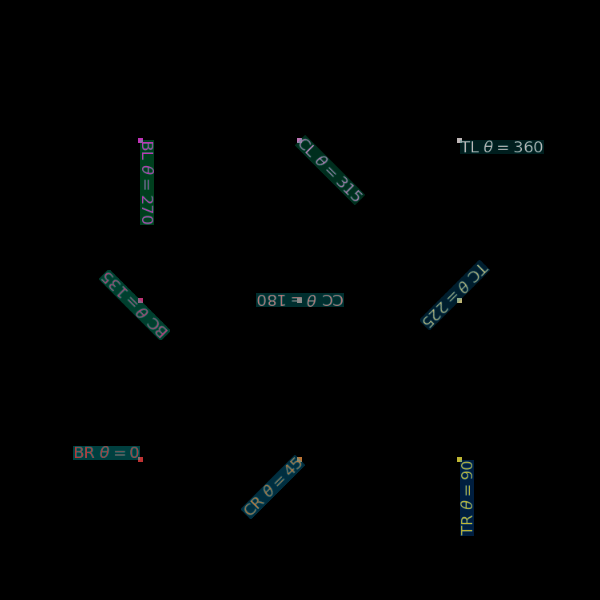

Write Python code to recreate this figure.
#!/usr/bin/env python

# Demonstrate vtkGL2PSExporter with vtkTextActor3D and MathText via matplotlib.

import vtkmodules.vtkInteractionStyle  # noqa: F401
import vtkmodules.vtkRenderingOpenGL2  # noqa: F401
import vtkmodules.vtkRenderingMatplotlib  # noqa: F401

import tempfile

from vtkmodules.vtkCommonCore import vtkPoints, vtkUnsignedCharArray
from vtkmodules.vtkCommonDataModel import vtkCellArray, vtkPolyData
from vtkmodules.vtkIOExportGL2PS import vtkGL2PSExporter
from vtkmodules.vtkRenderingCore import (
    vtkActor,
    vtkPolyDataMapper,
    vtkRenderWindow,
    vtkRenderWindowInteractor,
    vtkRenderer,
    vtkTextActor3D,
)

# Renderer
renderer = vtkRenderer()
renderer.SetBackground(0.0, 0.0, 0.0)

width = 600
height = 600
x = (100, 300, 500)
y = (100, 300, 500)

# Anchor points polydata for alignment reference
anchors = vtkPolyData()
points = vtkPoints()
anchors.SetPoints(points)
verts = vtkCellArray()
anchors.SetVerts(verts)
colors = vtkUnsignedCharArray()
colors.SetNumberOfComponents(4)
anchors.GetCellData().SetScalars(colors)

# row=0,col=0: Right/Bottom, orientation=0
actor_0_0 = vtkTextActor3D()
actor_0_0.GetTextProperty().SetJustificationToRight()
actor_0_0.GetTextProperty().SetVerticalJustificationToBottom()
actor_0_0.GetTextProperty().SetFontSize(20)
actor_0_0.GetTextProperty().SetOrientation(0.0)
actor_0_0.GetTextProperty().SetColor(0.75, 0.2, 0.2)
actor_0_0.GetTextProperty().SetBackgroundColor(0.0, 1.0, 1.0)
actor_0_0.GetTextProperty().SetBackgroundOpacity(0.25)
actor_0_0.SetPosition(100, 100, 0.0)
actor_0_0.SetInput("BR $\\theta = 0$")
pt_id = points.InsertNextPoint(100, 100, 0.0)
verts.InsertNextCell(1, [pt_id])
colors.InsertNextTuple4(191, 51, 51, 255)
renderer.AddActor(actor_0_0)

# row=0,col=1: Right/Centered, orientation=45
actor_0_1 = vtkTextActor3D()
actor_0_1.GetTextProperty().SetJustificationToRight()
actor_0_1.GetTextProperty().SetVerticalJustificationToCentered()
actor_0_1.GetTextProperty().SetFontSize(20)
actor_0_1.GetTextProperty().SetOrientation(45.0)
actor_0_1.GetTextProperty().SetColor(0.75, 0.46, 0.2)
actor_0_1.GetTextProperty().SetBackgroundColor(0.0, 0.74, 1.0)
actor_0_1.GetTextProperty().SetBackgroundOpacity(0.25)
actor_0_1.SetPosition(300, 100, 0.0)
actor_0_1.SetInput("CR $\\theta = 45$")
pt_id = points.InsertNextPoint(300, 100, 0.0)
verts.InsertNextCell(1, [pt_id])
colors.InsertNextTuple4(191, 117, 51, 255)
renderer.AddActor(actor_0_1)

# row=0,col=2: Right/Top, orientation=90
actor_0_2 = vtkTextActor3D()
actor_0_2.GetTextProperty().SetJustificationToRight()
actor_0_2.GetTextProperty().SetVerticalJustificationToTop()
actor_0_2.GetTextProperty().SetFontSize(20)
actor_0_2.GetTextProperty().SetOrientation(90.0)
actor_0_2.GetTextProperty().SetColor(0.75, 0.72, 0.2)
actor_0_2.GetTextProperty().SetBackgroundColor(0.0, 0.48, 1.0)
actor_0_2.GetTextProperty().SetBackgroundOpacity(0.25)
actor_0_2.SetPosition(500, 100, 0.0)
actor_0_2.SetInput("TR $\\theta = 90$")
pt_id = points.InsertNextPoint(500, 100, 0.0)
verts.InsertNextCell(1, [pt_id])
colors.InsertNextTuple4(191, 183, 51, 255)
renderer.AddActor(actor_0_2)

# row=1,col=0: Centered/Bottom, orientation=135
actor_1_0 = vtkTextActor3D()
actor_1_0.GetTextProperty().SetJustificationToCentered()
actor_1_0.GetTextProperty().SetVerticalJustificationToBottom()
actor_1_0.GetTextProperty().SetFontSize(20)
actor_1_0.GetTextProperty().SetOrientation(135.0)
actor_1_0.GetTextProperty().SetColor(0.75, 0.2, 0.46)
actor_1_0.GetTextProperty().SetBackgroundColor(0.0, 1.0, 0.74)
actor_1_0.GetTextProperty().SetBackgroundOpacity(0.25)
actor_1_0.SetPosition(100, 300, 0.0)
actor_1_0.SetInput("BC $\\theta = 135$")
pt_id = points.InsertNextPoint(100, 300, 0.0)
verts.InsertNextCell(1, [pt_id])
colors.InsertNextTuple4(191, 51, 117, 255)
renderer.AddActor(actor_1_0)

# row=1,col=1: Centered/Centered, orientation=180
actor_1_1 = vtkTextActor3D()
actor_1_1.GetTextProperty().SetJustificationToCentered()
actor_1_1.GetTextProperty().SetVerticalJustificationToCentered()
actor_1_1.GetTextProperty().SetFontSize(20)
actor_1_1.GetTextProperty().SetOrientation(180.0)
actor_1_1.GetTextProperty().SetColor(0.75, 0.46, 0.46)
actor_1_1.GetTextProperty().SetBackgroundColor(0.0, 0.74, 0.74)
actor_1_1.GetTextProperty().SetBackgroundOpacity(0.25)
actor_1_1.SetPosition(300, 300, 0.0)
actor_1_1.SetInput("CC $\\theta = 180$")
pt_id = points.InsertNextPoint(300, 300, 0.0)
verts.InsertNextCell(1, [pt_id])
colors.InsertNextTuple4(191, 117, 117, 255)
renderer.AddActor(actor_1_1)

# row=1,col=2: Centered/Top, orientation=225
actor_1_2 = vtkTextActor3D()
actor_1_2.GetTextProperty().SetJustificationToCentered()
actor_1_2.GetTextProperty().SetVerticalJustificationToTop()
actor_1_2.GetTextProperty().SetFontSize(20)
actor_1_2.GetTextProperty().SetOrientation(225.0)
actor_1_2.GetTextProperty().SetColor(0.75, 0.72, 0.46)
actor_1_2.GetTextProperty().SetBackgroundColor(0.0, 0.48, 0.74)
actor_1_2.GetTextProperty().SetBackgroundOpacity(0.25)
actor_1_2.SetPosition(500, 300, 0.0)
actor_1_2.SetInput("TC $\\theta = 225$")
pt_id = points.InsertNextPoint(500, 300, 0.0)
verts.InsertNextCell(1, [pt_id])
colors.InsertNextTuple4(191, 183, 117, 255)
renderer.AddActor(actor_1_2)

# row=2,col=0: Left/Bottom, orientation=270
actor_2_0 = vtkTextActor3D()
actor_2_0.GetTextProperty().SetJustificationToLeft()
actor_2_0.GetTextProperty().SetVerticalJustificationToBottom()
actor_2_0.GetTextProperty().SetFontSize(20)
actor_2_0.GetTextProperty().SetOrientation(270.0)
actor_2_0.GetTextProperty().SetColor(0.75, 0.2, 0.72)
actor_2_0.GetTextProperty().SetBackgroundColor(0.0, 1.0, 0.48)
actor_2_0.GetTextProperty().SetBackgroundOpacity(0.25)
actor_2_0.SetPosition(100, 500, 0.0)
actor_2_0.SetInput("BL $\\theta = 270$")
pt_id = points.InsertNextPoint(100, 500, 0.0)
verts.InsertNextCell(1, [pt_id])
colors.InsertNextTuple4(191, 51, 183, 255)
renderer.AddActor(actor_2_0)

# row=2,col=1: Left/Centered, orientation=315
actor_2_1 = vtkTextActor3D()
actor_2_1.GetTextProperty().SetJustificationToLeft()
actor_2_1.GetTextProperty().SetVerticalJustificationToCentered()
actor_2_1.GetTextProperty().SetFontSize(20)
actor_2_1.GetTextProperty().SetOrientation(315.0)
actor_2_1.GetTextProperty().SetColor(0.75, 0.46, 0.72)
actor_2_1.GetTextProperty().SetBackgroundColor(0.0, 0.74, 0.48)
actor_2_1.GetTextProperty().SetBackgroundOpacity(0.25)
actor_2_1.SetPosition(300, 500, 0.0)
actor_2_1.SetInput("CL $\\theta = 315$")
pt_id = points.InsertNextPoint(300, 500, 0.0)
verts.InsertNextCell(1, [pt_id])
colors.InsertNextTuple4(191, 117, 183, 255)
renderer.AddActor(actor_2_1)

# row=2,col=2: Left/Top, orientation=360
actor_2_2 = vtkTextActor3D()
actor_2_2.GetTextProperty().SetJustificationToLeft()
actor_2_2.GetTextProperty().SetVerticalJustificationToTop()
actor_2_2.GetTextProperty().SetFontSize(20)
actor_2_2.GetTextProperty().SetOrientation(360.0)
actor_2_2.GetTextProperty().SetColor(0.75, 0.72, 0.72)
actor_2_2.GetTextProperty().SetBackgroundColor(0.0, 0.48, 0.48)
actor_2_2.GetTextProperty().SetBackgroundOpacity(0.25)
actor_2_2.SetPosition(500, 500, 0.0)
actor_2_2.SetInput("TL $\\theta = 360$")
pt_id = points.InsertNextPoint(500, 500, 0.0)
verts.InsertNextCell(1, [pt_id])
colors.InsertNextTuple4(191, 183, 183, 255)
renderer.AddActor(actor_2_2)

# Anchor point overlay
anchor_mapper = vtkPolyDataMapper()
anchor_mapper.SetInputData(anchors)
anchor_actor = vtkActor()
anchor_actor.SetMapper(anchor_mapper)
anchor_actor.GetProperty().SetPointSize(5)
renderer.AddActor(anchor_actor)

# Render window
render_window = vtkRenderWindow()
render_window.SetSize(width, height)
render_window.SetMultiSamples(0)
render_window.AddRenderer(renderer)
render_window.SetWindowName("gl2 ps math text actor3d")

# Interactor
interactor = vtkRenderWindowInteractor()
interactor.SetRenderWindow(render_window)

# Scene
camera = renderer.GetActiveCamera()
camera.SetPosition(width / 2, height / 2, 1400)
camera.SetFocalPoint(width / 2, height / 2, 0)
camera.SetViewUp(0, 1, 0)
renderer.ResetCameraClippingRange()

render_window.Render()

# GL2PS export
exporter = vtkGL2PSExporter()
exporter.SetRenderWindow(render_window)
exporter.SetFileFormatToPS()
exporter.CompressOff()
exporter.SetSortToSimple()
exporter.DrawBackgroundOn()
exporter.SetFilePrefix(tempfile.mktemp(prefix="GL2PSMathTextActor3D"))
exporter.Write()

interactor.Initialize()
interactor.Start()
